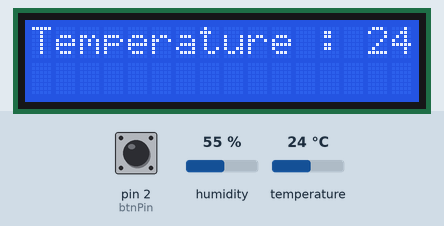
Bench run of a sketch on a simulated Arduino Uno, built with avr-gcc and run on an emulated ATmega328P. Shown: 16×2 character LCD. Inputs (shaded band) come from the test bench; at power-on: pin 2 (btnPin) LOW, temperature 24 °C, humidity 55 %. What the sketch prints to the serial monitor is not drawn.

Above: at 1.2 s.
1.3 s: pin 2 (btnPin) pulled HIGH for 0.15 s
At 4.1 s:
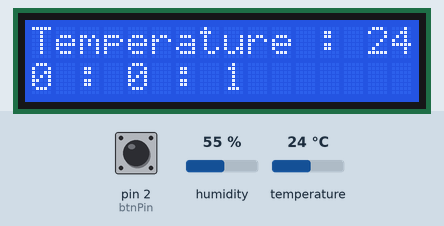
5.8 s: temperature set to 12 °C
At 7.7 s:
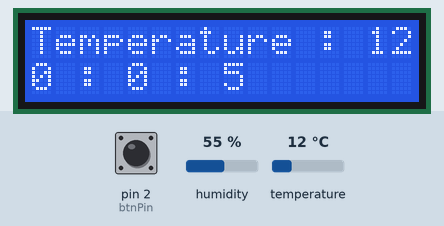
7.9 s: pin 2 (btnPin) pulled HIGH for 1 s
At 10.6 s:
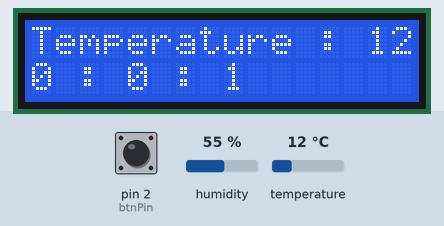
12.4 s: temperature set to 19 °C
At 14.3 s:
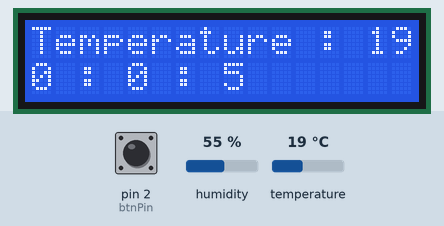
14.5 s: pin 2 (btnPin) pulled HIGH for 0.15 s
At 17.3 s:
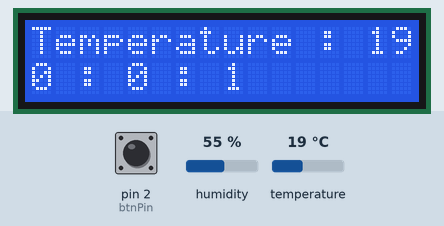
19.0 s: temperature set to 28 °C
At 21.0 s:
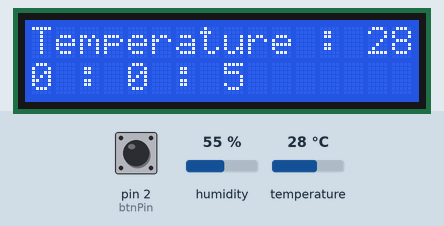
Timing chart, 0 to 22.1 s (numbered marks = the images above; inputs shaded):
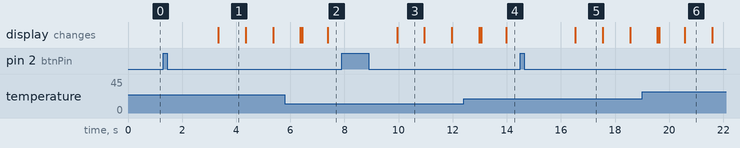

Measured:
- after the input at 1.3 s, the display: changes after 2.0 s (image 1)
- what the display in image 1 shows lasts 1.0 s, from 3.3 s to 4.3 s

The sketch:

Job_invention_3.ino
```cpp
#include <TimerOne.h> // TimeOne라이브러리 사용
#include <LiquidCrystal_I2C.h>
#include <Wire.h>

#include <DHT.h> // DHT라이브러리 사용
#define DHTPIN 4 //핀 번호 설정
#define DHTTYPE DHT11 // DHT 사용 번호 설정 (DHT11)
DHT dht(DHTPIN, DHTTYPE); // DHT 설정

LiquidCrystal_I2C lcd(0x27, 16, 2);

//-------타이머 인터럽트를 위한 타이머 카운트------------
int time_count = 0;
int temp_count = 0;

extern volatile unsigned long timer0_millis; //타이머변수
unsigned long timeVal; //이전시간
unsigned long readTime; //현재타이머시간
int hour, min, sec;
boolean state=false;

int btnPin = 2;

void setup() {
  lcd.init();
  lcd.backlight();
  Serial.begin(9600);
  Serial.println("DHT11 Start..");

  dht.begin();

  pinMode(btnPin, INPUT);
}

void loop() {
  int temp = dht.readTemperature(); //온도 값 저장 변수
  long t = millis() / 1000;
  int btn = digitalRead(btnPin);

  Serial.print("Temperature : ");
  Serial.println(temp);

  lcd.setCursor(0,0);
  lcd.print("Temperature : ");
  lcd.print(temp);
  if(btn == 1){
    String inString = Serial.readStringUntil('\n');
    int index1 = inString.indexOf(':');
    int index2 = inString.indexOf(':',index1+1);
    int index3 = inString.length();

    hour = inString.substring(0, index1).toInt();
    min = inString.substring(index1+1,index2).toInt();
    sec = inString.substring(index2+1,index3).toInt();


    timer0_millis = ((long)hour*3600+min*60+sec)*1000;
    state=true;
    timeVal=millis();
  }
  if(state==true){ //시리얼모니털 출력 시작

    if(millis()-timeVal>=1000){ //1초 단위 출력
     readTime = millis()/1000;

     if(millis()>=86400000){
       timer0_millis=0;
     }
     timeVal = millis();

     sec = readTime%60;
     min = (readTime/60)%60;
     hour = (readTime/(60*60))%24;

     lcd.setCursor(0,1);
     lcd.print(hour);
     lcd.print(" : ");
     lcd.print(min);
     lcd.print(" : ");
     lcd.print(sec);
    }
  }
}
```
